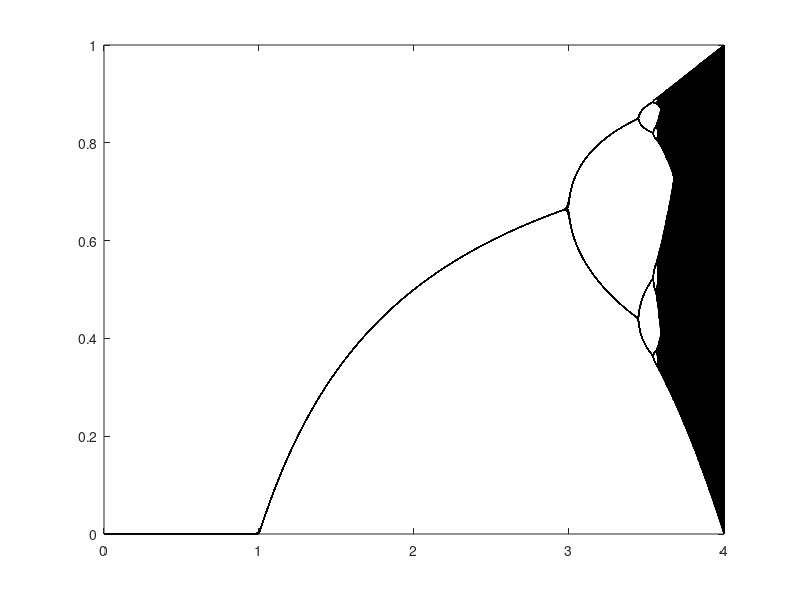

Reproduce this figure in MATLAB.
x0=abs(sin(randn));
lamda=0:0.001:4;
xn=x0;
for i=1:150
    xn=lamda.*xn.*(1-xn);
end
for i=1:200
    xn=lamda.*xn.*(1-xn);
    plot(lamda,xn,'k');
    hold on
end
